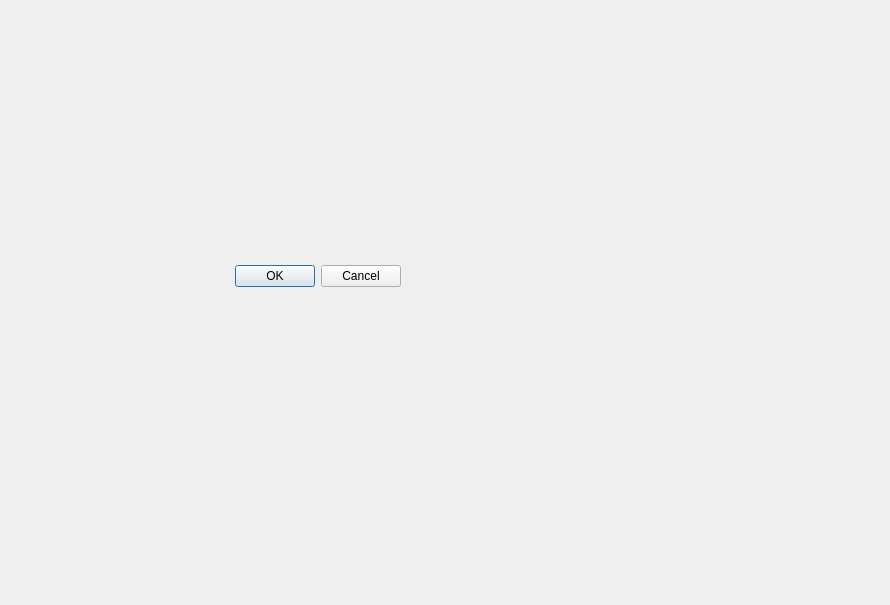
<?xml version="1.0" encoding="UTF-8"?>
<ui version="4.0">
 <class>Dialog</class>
 <widget class="QDialog" name="Dialog">
  <property name="geometry">
   <rect>
    <x>0</x>
    <y>0</y>
    <width>890</width>
    <height>605</height>
   </rect>
  </property>
  <property name="windowTitle">
   <string>Dialog</string>
  </property>
  <widget class="QDialogButtonBox" name="buttonBox">
   <property name="geometry">
    <rect>
     <x>60</x>
     <y>260</y>
     <width>341</width>
     <height>32</height>
    </rect>
   </property>
   <property name="orientation">
    <enum>Qt::Horizontal</enum>
   </property>
   <property name="standardButtons">
    <set>QDialogButtonBox::Cancel|QDialogButtonBox::Ok</set>
   </property>
  </widget>
 </widget>
 <resources/>
 <connections>
  <connection>
   <sender>buttonBox</sender>
   <signal>accepted()</signal>
   <receiver>Dialog</receiver>
   <slot>accept()</slot>
   <hints>
    <hint type="sourcelabel">
     <x>248</x>
     <y>254</y>
    </hint>
    <hint type="destinationlabel">
     <x>157</x>
     <y>274</y>
    </hint>
   </hints>
  </connection>
  <connection>
   <sender>buttonBox</sender>
   <signal>rejected()</signal>
   <receiver>Dialog</receiver>
   <slot>reject()</slot>
   <hints>
    <hint type="sourcelabel">
     <x>316</x>
     <y>260</y>
    </hint>
    <hint type="destinationlabel">
     <x>286</x>
     <y>274</y>
    </hint>
   </hints>
  </connection>
 </connections>
</ui>
